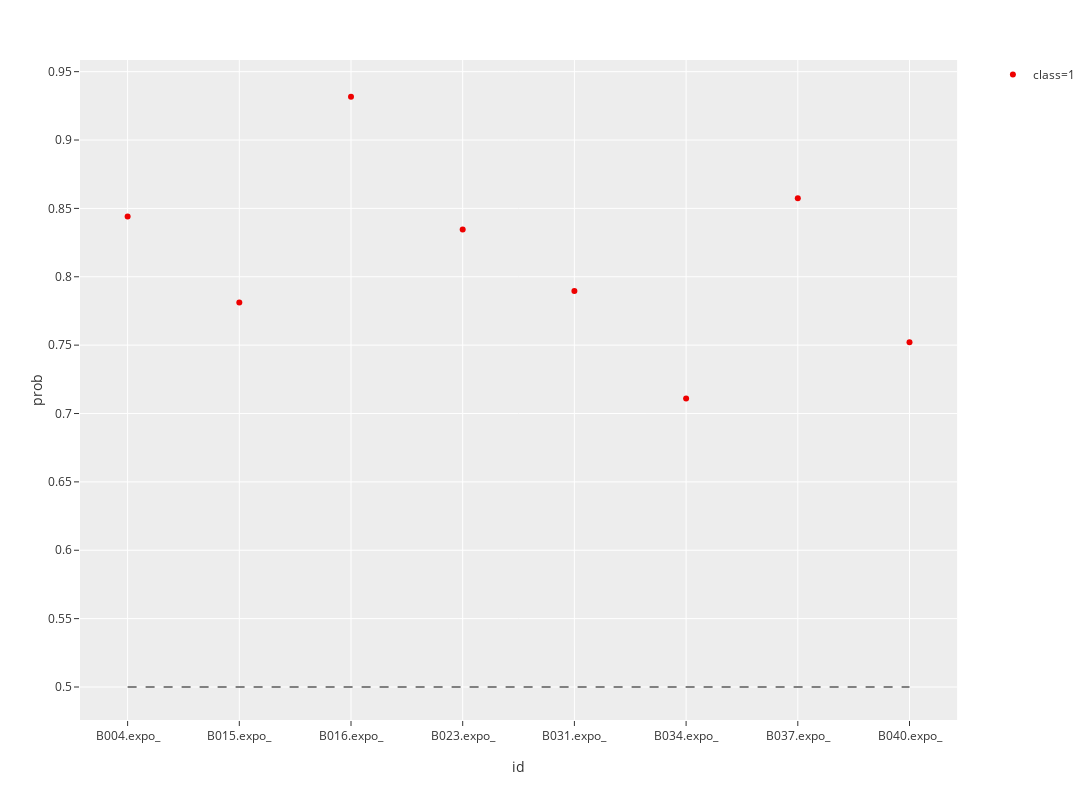

The code cell stored with this chart in its notebook:
### Code cell
benign_new = pd.read_excel('C:/Users/pc/OneDrive/PLTTECH/Project/20191205_lung_cancer/rawdata/marker_benign.xlsx')
benign_new.iloc[:, 1:-1] = benign_new.iloc[:, 1:-1].multiply(100)
benign_new.iloc[:, 1:-1] = pd.DataFrame(stdsc.transform(benign_new.iloc[:, 1:-1].values), columns=benign_new.columns[1:-1])
benign_new = benign_new.loc[:, selected_columns]
benign_new_df = lungCancerPrediction(benign_new, 'benign_new')

### Figure 1 — Plotly figure (JSON) as saved in the notebook; plotly's stock layout.template omitted (floating-point values rounded to 4 significant figures)
{"data": [{"hoverlabel": {"namelength": 0}, "hovertemplate": "class=1<br>id=%{x}<br>prob=%{y}", "legendgroup": "class=1", "marker": {"color": "#EE0000", "symbol": "circle"}, "mode": "markers", "name": "class=1", "showlegend": true, "type": "scatter", "x": ["B004.expo_", "B015.expo_", "B016.expo_", "B023.expo_", "B031.expo_", "B034.expo_", "B037.expo_", "B040.expo_"], "xaxis": "x", "y": [0.8441, 0.7812, 0.9317, 0.8345, 0.7895, 0.7109, 0.8575, 0.752], "yaxis": "y"}, {"line": {"color": "grey", "dash": "dash"}, "mode": "lines", "showlegend": false, "type": "scatter", "x": ["B004.expo_", "B040.expo_"], "y": [0.5, 0.5]}], "layout": {"height": 800, "legend": {"tracegroupgap": 0}, "margin": {"t": 60}, "width": 1200, "xaxis": {"anchor": "y", "domain": [0, 0.98], "title": {"text": "id"}}, "yaxis": {"anchor": "x", "domain": [0, 1], "title": {"text": "prob"}}}}
